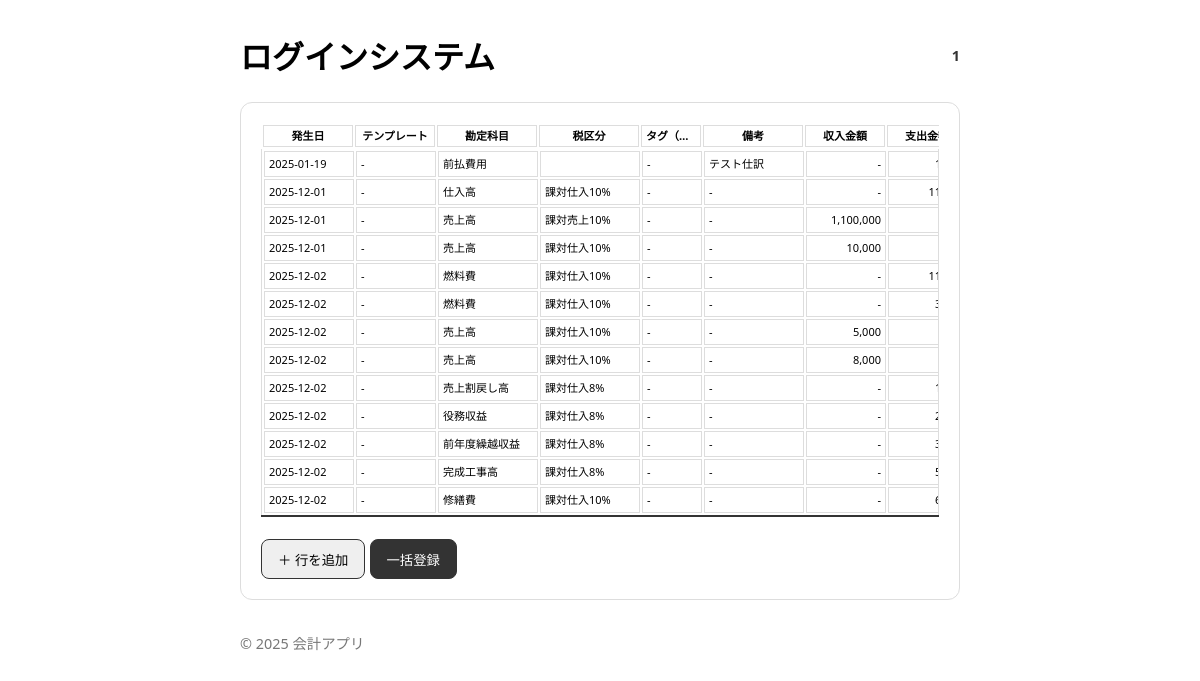
The app's page /accounting/cash-books/batch?account_item_id=1 (signed in) with its own data.
### models.py (models this page shows, shortened)
class Base(declarative_base()):
    __abstract__ = True
    pass

class CashBook(Base):
    __tablename__ = 'cash_books'
    id = Column(Integer, primary_key=True)
    organization_id = Column(Integer, ForeignKey('organizations.id'), nullable=False)
    transaction_date = Column(String(10), nullable=False)  # YYYY-MM-DD形式
    account_item_id = Column(Integer, ForeignKey('account_items.id'), nullable=False)
    tax_category_id = Column(Integer, ForeignKey('tax_categories.id'))
    tax_rate = Column(String(10))  # 例: "8%", "10%"
    counterparty = Column(String(255))
    item_name = Column(String(255))
    department = Column(String(255))
    memo_tag = Column(String(255))
    payment_account = Column(String(255))
    remarks = Column(Text)
    amount_with_tax = Column(Integer, nullable=False)
    amount_without_tax = Column(Integer)
    tax_amount = Column(Integer)
    balance = Column(Integer)
    created_at = Column(String(19))  # YYYY-MM-DD HH:MM:SS形式
    updated_at = Column(String(19))
    account_item = relationship("AccountItem", foreign_keys=[account_item_id])
    tax_category = relationship("TaxCategory", foreign_keys=[tax_category_id])

class AccountItem(Base):
    __tablename__ = 'account_items'
    id = Column(Integer, primary_key=True)
    organization_id = Column(Integer, ForeignKey('organizations.id'), nullable=False)
    account_name = Column(String(255), nullable=False)
    display_name = Column(String(255))
    sub_category = Column(String(255))
    mid_category = Column(String(255))
    major_category = Column(String(255))
    liquidity_category = Column(String(50))
    liquidity_rank = Column(Integer)
    pl_category = Column(String(50))
    pl_rank = Column(Integer)
    bs_category = Column(String(50))
    bs_rank = Column(Integer)
    income_counterpart = Column(String(255))
    expense_counterpart = Column(String(255))
    tax_category = Column(String(255))
    shortcut1 = Column(String(50))
    shortcut2 = Column(String(50))
    input_candidate = Column(Boolean, default=True)
    sub_account_priority_tag = Column(Boolean, default=False)

class TaxCategory(Base):
    __tablename__ = 'tax_categories'
    id = Column(Integer, primary_key=True)
    name = Column(String(50), unique=True, nullable=False) # 例: 課対仕入10%

### blueprints/cash_books.py (the view)
@bp.route('/cash-books/batch', methods=['GET'])
def batch_create_cash_books_page():
    db = SessionLocal()
    try:
        account_item_id = request.args.get('account_item_id', type=int)
        cash_books_query = db.query(CashBook).join(
            AccountItem, CashBook.account_item_id == AccountItem.id, isouter=True
        ).join(
            TaxCategory, CashBook.tax_category_id == TaxCategory.id, isouter=True
        )
        if account_item_id:
            account = db.query(Account).filter(Account.account_item_id == account_item_id).first()
            if account:
                cash_books_query = cash_books_query.filter(
                    CashBook.payment_account == account.account_name
                )
        cash_books_query = cash_books_query.order_by(
            CashBook.transaction_date.desc(), CashBook.id.desc()
        ).limit(50).all()
        cash_books = []
        for cb in cash_books_query:
            deposit_amount = cb.amount_with_tax if cb.amount_with_tax > 0 else None
            withdrawal_amount = abs(cb.amount_with_tax) if cb.amount_with_tax < 0 else None
            cash_books.append({
                'id': cb.id,
                'transaction_date': cb.transaction_date,
                'account_name': cb.payment_account or '',
                'account_item_name': cb.account_item.account_name if cb.account_item else '',
                'tax_category': cb.tax_category.name if cb.tax_category else cb.tax_rate or '',
                'counterparty': cb.counterparty,
                'item_name': cb.item_name,
                'deposit_amount': deposit_amount,
                'withdrawal_amount': withdrawal_amount,
                'tax_amount': cb.tax_amount,
                'remarks': cb.remarks
            })
        return render_template('cash_books/batch_form.html', cash_books=cash_books, account_item_id=account_item_id)
    finally:
        db.close()

### templates/cash_books/batch_form.html (shortened to what this page needs)
{% extends "base.html" %}
{% block content %}
<div class="card" style="margin-bottom: 20px;">
    <form id="batch-form">
        <div class="table-container">
            <table class="table table-bordered" id="transaction-table-header">
                <colgroup>
                    <col style="width: 90px;">
                    <col style="width: 80px;">
                    <col style="width: 100px;">
                    <col style="width: 100px;">
                    <col class="unified-tag-col" style="width: 60px;">
                    <col class="detail-tag-col" style="width: 60px; display: none;">
                    <col class="detail-tag-col" style="width: 60px; display: none;">
                    <col class="detail-tag-col" style="width: 60px; display: none;">
                    <col class="detail-tag-col" style="width: 60px; display: none;">
                    <col class="detail-tag-col" style="width: 60px; display: none;">
                    <col style="width: 100px;">
                    <col style="width: 80px;">
                    <col style="width: 80px;">
                    <col style="width: 80px;">
                    <col style="width: 100px;">
                </colgroup>
                <thead>
                    <tr>
                        <th>発生日</th>
                        <th>テンプレート</th>
                        <th>勘定科目</th>
                        <th>税区分</th>
                        <th class="unified-tag-header">タグ（統合）</th>
                        <th>備考</th>
                        <th>収入金額</th>
                        <th>支出金額</th>
                    </tr>
                </thead>
            </table>
        </div>
        <div class="table-scroll-container" style="max-height: 400px; overflow-y: auto;">
            <table class="table table-bordered" id="transaction-table-body">
                <colgroup>
                    <col style="width: 90px;">
                    <col style="width: 80px;">
                    <col style="width: 100px;">
                    <col style="width: 100px;">
                    <col class="unified-tag-col" style="width: 60px;">
                    <col class="detail-tag-col" style="width: 60px; display: none;">
                    <col class="detail-tag-col" style="width: 60px; display: none;">
                    <col class="detail-tag-col" style="width: 60px; display: none;">
                    <col class="detail-tag-col" style="width: 60px; display: none;">
                    <col class="detail-tag-col" style="width: 60px; display: none;">
                    <col style="width: 100px;">
                    <col style="width: 80px;">
                    <col style="width: 80px;">
                    <col style="width: 80px;">
                    <col style="width: 100px;">
                </colgroup>
                <tbody id="registered-transactions-tbody">
                    {% for cb in cash_books|reverse %}
                    <tr data-id="{{ cb.id }}" data-account-item-id="{{ cb.account_item_id }}" data-tax-category-id="{{ cb.tax_category_id }}">
                        <td>{{ cb.transaction_date }}</td>
                        <td>-</td>
                        <td>{{ cb.account_item_name }}</td>
                        <td>{{ cb.tax_category }}</td>
                        <td class="unified-tag-cell">
                            {% set tags = [] %}
                            {% if cb.counterparty %}{% set _ = tags.append(cb.counterparty + ' (取引先)') %}{% endif %}
                            {% if cb.item_name %}{% set _ = tags.append(cb.item_name + ' (品目)') %}{% endif %}
                            {% if cb.department %}{% set _ = tags.append(cb.department + ' (部門)') %}{% endif %}
                            {% if cb.project_tag %}{% set _ = tags.append(cb.project_tag + ' (案件)') %}{% endif %}
                            {% if cb.memo_tag %}{% set _ = tags.append(cb.memo_tag + ' (メモ)') %}{% endif %}
                            {{ tags|join(', ') if tags else '-' }}
                        </td>
                        <td>{{ cb.remarks or '-' }}</td>
                        <td style="text-align: right;">{{ '{:,}'.format(cb.deposit_amount) if cb.deposit_amount else '-' }}</td>
                        <td style="text-align: right;">{{ '{:,}'.format(cb.withdrawal_amount) if cb.withdrawal_amount else '-' }}</td>
                    </tr>
                    {% endfor %}
                </tbody>
            </table>
        </div>
        <div class="table-container" id="transaction-table-input-container">
            <table class="table table-bordered" id="transaction-table-input">
                <colgroup>
                </colgroup>
            </table>
        </div>
        <button type="button" class="btn btn-secondary" onclick="addRow()">＋ 行を追加</button>
        <button type="button" class="btn btn-primary" onclick="submitBatch()">一括登録</button>
    </form>
</div>
{% endblock %}

### templates/base.html (style rules this page uses)
body { font-family: system-ui,-apple-system,Segoe UI,Roboto,Helvetica,Arial,sans-serif; margin: 2rem; }
.card { border: 1px solid #ddd; border-radius: 12px; padding: 1.25rem; margin: 1rem 0; }
.btn { display: inline-block; padding: .6rem 1rem; border-radius: 8px; border: 1px solid #333; text-decoration: none; }
.btn-primary { background: #333; color: #fff; border-color: #333; }

### templates/cash_books/batch_form.html (style rules this page uses)
#transaction-table-header, #transaction-table-body, #transaction-table-input { table-layout: fixed; width: 100%; margin-bottom: 0; }
#transaction-table-header th, #transaction-table-body td, #transaction-table-input td { border: 1px solid #ddd; padding: 3px 4px; overflow: hidden; text-overflow: ellipsis; white-space: nowrap; font-size: 11px; line-height: 1.3; }
.table-scroll-container { border: 1px solid #ddd; border-top: none; border-bottom: none; overflow-y: scroll; }
.table-container { overflow-x: auto; }
#transaction-table-input-container { position: sticky; bottom: 0; background-color: white; z-index: 10; border-top: 2px solid #333; padding-top: 10px; padding-bottom: 10px; }

### records on screen
CashBook: transaction_date "2025-01-19", remarks "テスト仕訳"
AccountItem: account_item_name "前払費用"
CashBook: transaction_date "2025-12-01"
AccountItem: account_item_name "仕入高"
TaxCategory: tax_category "課対仕入10%" "課対仕入10%" "課対仕入10%" "課対仕入10%" "課対仕入10%" "課対仕入10%" "課対仕入10%"
CashBook: transaction_date "2025-12-01", amount_with_tax "1,100,000"
AccountItem: account_item_name "売上高" "売上高" "売上高" "売上高"
TaxCategory: tax_category "課対売上10%"
CashBook: transaction_date "2025-12-01", amount_with_tax "10,000"
CashBook: transaction_date "2025-12-02"
AccountItem: account_item_name "燃料費" "燃料費"
CashBook: transaction_date "2025-12-02"
CashBook: transaction_date "2025-12-02", amount_with_tax "5,000"
CashBook: transaction_date "2025-12-02", amount_with_tax "8,000"
CashBook: transaction_date "2025-12-02"
AccountItem: account_item_name "売上割戻し高"
TaxCategory: tax_category "課対仕入8%" "課対仕入8%" "課対仕入8%" "課対仕入8%"
CashBook: transaction_date "2025-12-02"
AccountItem: account_item_name "役務収益"
CashBook: transaction_date "2025-12-02"
AccountItem: account_item_name "前年度繰越収益"
CashBook: transaction_date "2025-12-02"
AccountItem: account_item_name "完成工事高"
CashBook: transaction_date "2025-12-02"
AccountItem: account_item_name "修繕費"

### other values on screen
{{ session.get('user_name', '') }} "1"
{{ tags|join(', ') if tags else '-' }} "-" "-" "-" "-" "-" "-" "-" "-" "-" "-" "-" "-" "-"
{{ '{:,}'.format(cb.deposit_amount) if cb.deposit_amount else '-' }} "-" "-" "-" "-" "-" "-" "-" "-" "-"
{{ cb.remarks or '-' }} "-" "-" "-" "-" "-" "-" "-" "-" "-" "-" "-" "-"
{{ 2025 }} "2025"
